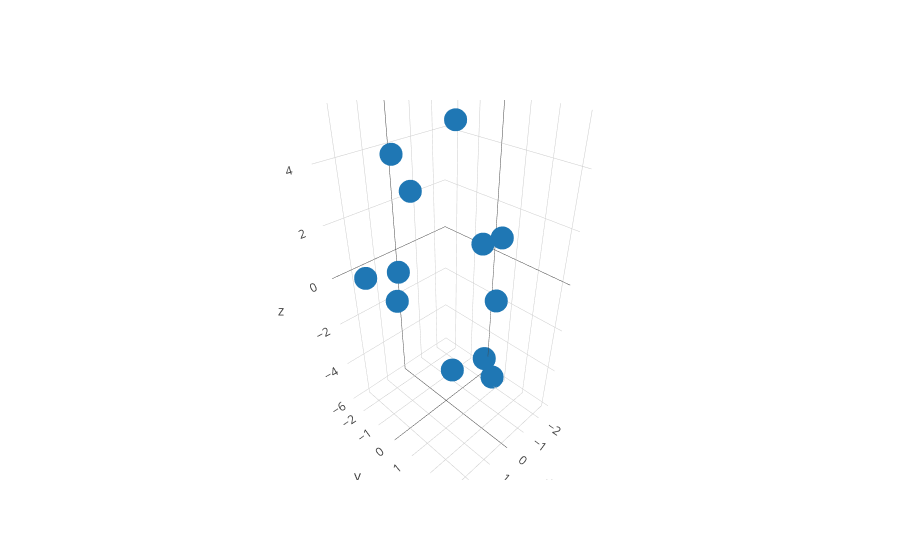

Notebook source saved alongside this figure:
### Markdown cell above
Let's look at the points.

### Code cell
trace = go.Scatter3d(x=X[:,0], y=X[:,1], z=X[:,2], mode='markers')
fig = go.Figure(data=[trace])
iplot(fig)

### Figure 1 — Plotly figure (JSON) as saved in the notebook; plotly's stock layout.template omitted (floating-point values rounded to 4 significant figures)
{"data": [{"mode": "markers", "type": "scatter3d", "x": [-2.444, -2.112, -1.594, -1.122, -0.6022, -0.2681, 0.2121, 0.6096, 1.057, 1.596, 2.04, 2.63], "y": [-0.09481, 0.6719, 0.2411, 1.374, -2.37, 0.1615, -2.349, 0.9351, 3.117, -2.479, 0.128, 0.6644], "z": [-5.522, -5.878, 0.7579, -0.8753, 2.233, 5.209, -0.7753, -3.33, 3.147, -0.4606, 4.783, 0.7116]}], "layout": {}}
